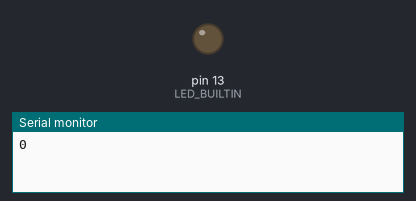
Recording of a sketch running on a simulated Arduino Uno, built with avr-gcc and run on an emulated ATmega328P. On the bench: output pins drawn as LEDs (lit = HIGH), the last lines printed to the serial monitor.

Above: at 0.6 s.
At 34.2 s:
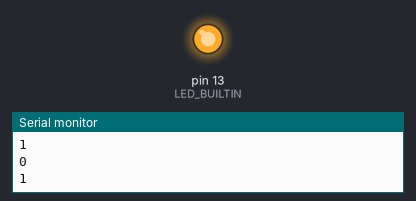
Timing chart, 0 to 40.5 s (numbered marks = the images above):
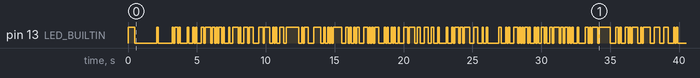

Measured:
- by itself, pin 13 (LED_BUILTIN): HIGH → LOW at 0.50 s, → HIGH 1.6 s later, → LOW 0.10 s later, → HIGH 1.0 s later, … (185 changes in this stretch)

The sketch:

lfsr.ino
```cpp
/* Shift-XOR-Demo using a linear-feedback shift register */
/* https://de.wikipedia.org/wiki/Linear_r%C3%BCckgekoppeltes_Schieberegister */

/* Kontextvariablen fuer die Zeitmessung */
const unsigned int duration = 100;
unsigned int led_millis;

/* Fuehre einen LFSR-Schritt aus und gebe das hoechste Bit zurueck */
uint16_t lfsr_schritt (void) {

        /* static-Wert bleibt über mehrere Aufrufe erhalten */
        static uint16_t wort = 1;

        /* lokale Variablen werden in jedem Aufruf neu erstellt */
        uint16_t msb, zwi;

        /* gebe MSB aus */
        msb = wort >> 15;
        Serial.println (msb);

        /* bereche naechsten Wert fuers LSB */
        zwi = (msb ^
               (wort >> 13) ^
               (wort >> 12) ^
               (wort >> 10)) & 1;

        /* schiebe nach links und update LSB */
        wort = (wort << 1) | zwi;

        /* Rueckgabewert */
        return msb;
}

void setup ( /* hier könnte void stehen, die Arduino IDE gibt das aber
                bei der setup-Funktion standardmaessig nicht vor */)
{
        /* eingebaute LED aktivieren und anschalten */
        pinMode (LED_BUILTIN, OUTPUT);
        digitalWrite (LED_BUILTIN, HIGH);

        /* initialisieren der Konsolenausgabe */
        Serial.begin (9600);

        /* warte ein wenig und schalte die LED wieder aus */
        delay (500);
        digitalWrite (LED_BUILTIN, LOW);

        /* aktuelle Systemzeit in ms modulo 1000 */
        led_millis = millis ();

        /* ------- Mögliches Todo ------- */
        /* Invertieren Sie die Funktion lfsr_schritt. Schreiben Sie also eine
           Funktion, die nach einem Aufruf von lfsr_schritt den gleichen Bit
           noch ein Mal zurückgibt und den Wert der Variable wort wieder auf den
           Ursprungswert zurücksetzt. Dafür muss wort zu einer globalen Variable
           gemacht werden (siehe Präsenzvorschlag 1). */
}

void loop ( /* hier könnte void stehen, die Arduino IDE gibt das aber
               bei der loop-Funktion standardmäßig nicht vor */ )
{
        /* wieviel Zeit ist vergangen seit dem letzten loop */
        const unsigned int led_diff = millis () - led_millis;
        if (led_diff >= duration) {
                /* unsigned mit wohldefiniertem overflow */
                led_millis += duration;

                /* schritt ausfuehren und rueckgabe auswerten */
                if (lfsr_schritt ()) {
                        digitalWrite (LED_BUILTIN, HIGH);
                }
                else {
                        digitalWrite (LED_BUILTIN, LOW);
                }
        }
}
```
